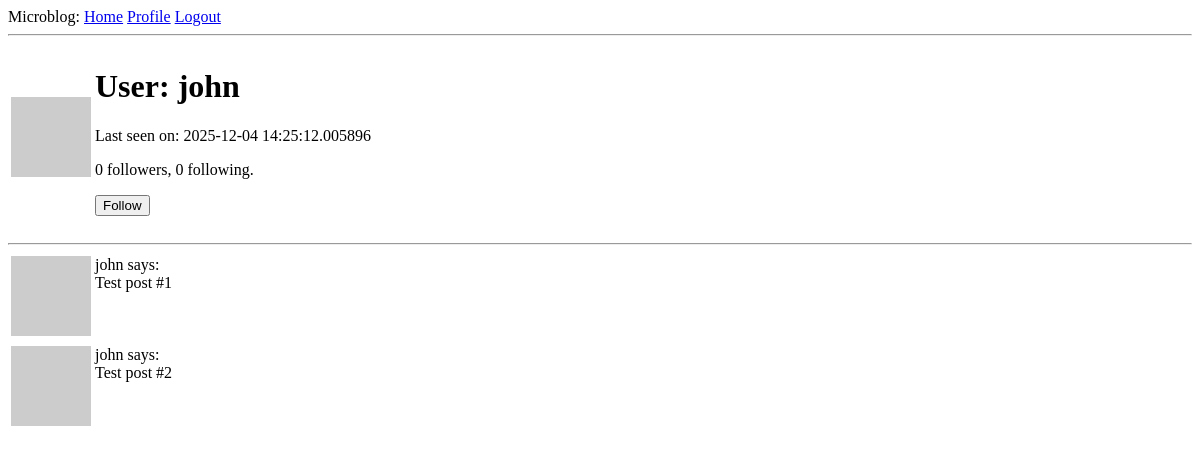
Before: /user/john (signed in) with the older database file.
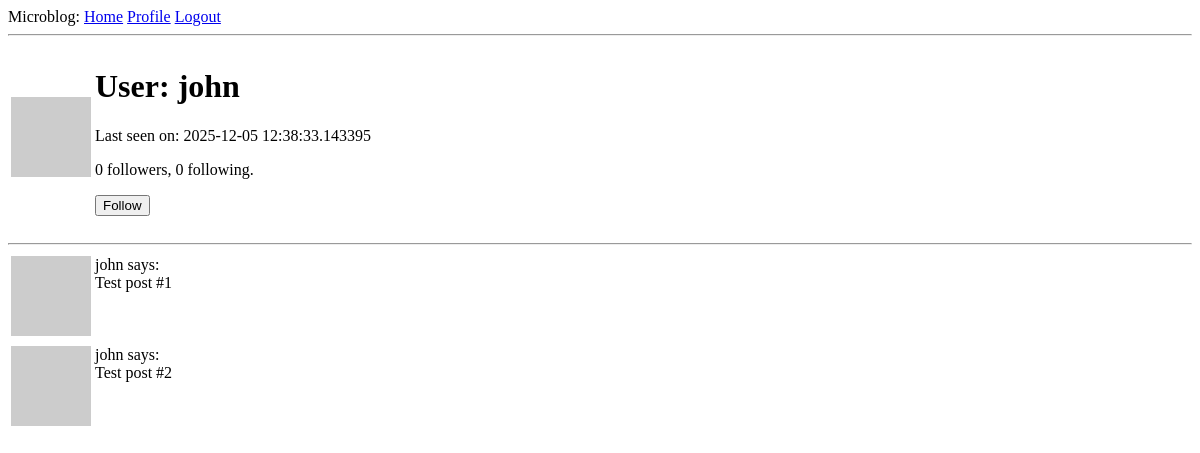
After: the same page with the newer database file.
### app/models.py (models this page shows, shortened)
class User(UserMixin, db.Model):
    id: so.Mapped[int] = so.mapped_column(primary_key=True)
    username: so.Mapped[str] = so.mapped_column(sa.String(64), index=True, unique=True)
    email: so.Mapped[str] = so.mapped_column(sa.String(120), index=True, unique=True)
    password_hash: so.Mapped[Optional[str]] = so.mapped_column(sa.String(256))
    posts: so.WriteOnlyMapped['Post'] = so.relationship(back_populates='author')
    about_me: so.Mapped[Optional[str]] = so.mapped_column(sa.String(140))
    last_seen: so.Mapped[Optional[datetime]] = so.mapped_column(default=lambda:datetime.now(timezone.utc))
    following: so.WriteOnlyMapped['User'] = so.relationship(
        secondary=followers,
        primaryjoin=(followers.c.follower_id == id),
        secondaryjoin=(followers.c.followed_id == id),
        back_populates='followers'
    )
    followers: so.WriteOnlyMapped['User'] = so.relationship(
        secondary=followers,
        primaryjoin=(followers.c.followed_id == id),
        secondaryjoin=(followers.c.follower_id == id),
        back_populates='following'
    )
    def avatar(self, size):
        digest = md5(self.email.lower().encode('utf-8')).hexdigest()
        return f'https://www.gravatar.com/avatar/{digest}?d=identicon&s={size}'
    def is_following(self, user):
        query = self.following.select().where(User.id == user.id)
        return db.session.scalar(query) is not None
    def followers_count(self):
        query = sa.select(sa.func.count()).select_from(self.followers.select().subquery())
        return db.session.scalar(query)
    def following_count(self):
        query = sa.select(sa.func.count()).select_from(self.following.select().subquery())
        return db.session.scalar(query)

### app/routes.py (the view)
@app.route('/user/<username>')
@login_required
def user(username):
    user = db.first_or_404(sa.select(User).where(User.username == username))
    posts = [
        {'author': user, 'body': 'Test post #1'},
        {'author': user, 'body': 'Test post #2'}
    ]
    form = EmptyForm()
    return render_template('user.html', user=user, posts=posts, form=form)

### app/forms.py
class EmptyForm(FlaskForm):
    submit = SubmitField('Submit')

### app/models.py (called while the page is built)
@login.user_loader
def load_user(id):
    return db.session.get(User, int(id))

### app/routes.py (called while the page is built)
@app.before_request
def before_request():
    if current_user.is_authenticated:
        current_user.last_seen = datetime.now(timezone.utc)
        db.session.commit()

### app/templates/user.html (shortened to what this page needs)
{% extends 'base.html' %}
{% block content %}
    <table>
        <tr valign=""top">
            <td><img src="{{ user.avatar(128) }}"></td>
            <td>
                <h1>User: {{ user.username }}</h1>
                {% if user.last_seen %}<p>Last seen on: {{ user.last_seen }}</p>{% endif %}
                <p>{{ user.followers_count() }} followers, {{ user.following_count() }} following.</p>
                {% if user == current_user %}
                <p><a href="{{ url_for('edit_profile') }}">Edit your profile</a></p>
                {% elif not current_user.is_following(user) %}
                <p>
                    <form action="{{ url_for('follow', username=user.username) }}" method="post">
                        {{ form.submit(value='Follow') }}
                    </form>
                </p>
                {% endif %}
            </td>
        </tr>
    </table>
    <hr>
    {% for post in posts %}
        {% include '_post.html' %}
    {% endfor %}
{% endblock %}

### app/templates/_post.html
    <table>
        <tr valign="top">
            <td><img src="{{ post.author.avatar(36) }}"></td>
            <td>{{ post.author.username }} says:<br>{{ post.body }}</td>
        </tr>
    </table>

Changed rows visible on the page:
changed User "john": last_seen "2025-12-04 14:25:12.005896" → "2025-12-05 12:38:33.143395"
